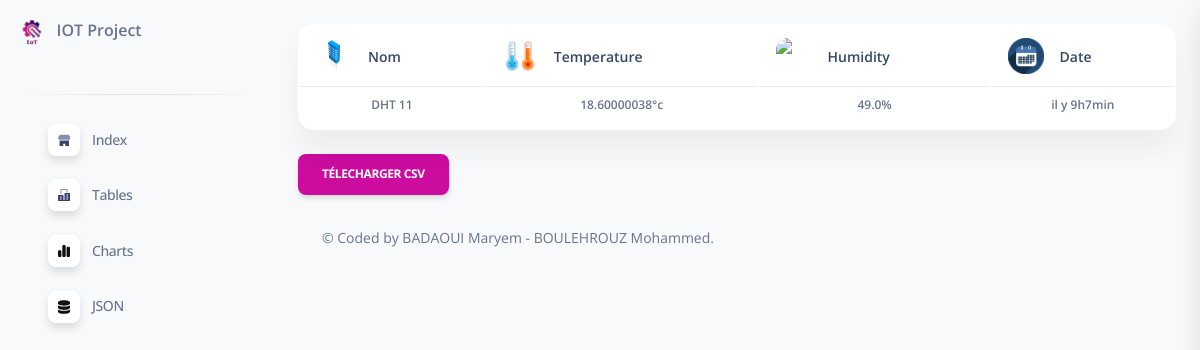
Page /tables/ on the earlier database version.
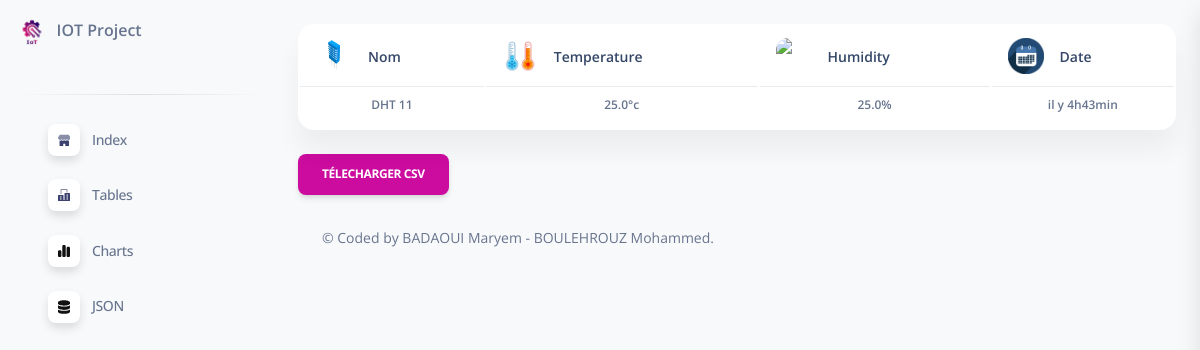
Same page on the later database version.
### DHT/models.py (models this page shows, shortened)
class Dht11(models.Model):
    temp = models.FloatField(null=True)
    hum = models.FloatField(null=True)
    dt = models.DateTimeField(auto_now_add=True,null=True)

### DHT/views.py (the view)
# urls.py: path('tables/',views.table,name='value'),
def table(request):
    derniere_ligne = Dht11.objects.last()
    derniere_date = Dht11.objects.last().dt
    delta_temps = timezone.now() - derniere_date
    difference_minutes = delta_temps.seconds // 60
    temps_ecoule = ' il y a ' + str(difference_minutes) + ' min'
    if difference_minutes > 60:
        temps_ecoule = 'il y ' + str(difference_minutes // 60) + 'h' + str(difference_minutes % 60) + 'min'
    valeurs = {'date': temps_ecoule, 'id': derniere_ligne.id, 'temp': derniere_ligne.temp, 'hum': derniere_ligne.hum}
    return render(request, 'value.html', {'valeurs': valeurs})

### template/value.html (shortened to what this page needs)
{% extends 'layouts/base.html' %}
{% load static %}
{% block content %}
<div class="container-fluid py-4">
  <div class="row">
    <div class="col-12">
      <div class="card mb-4">
        <div class="card-body px-0 pt-0 pb-2">
          <div class="table-responsive p-0">
            <table class="table align-items-center mb-0">
              <tbody>
                <tr>
                  <td>
                    <div class="d-flex px-2 py-1">
                      <div>
                        <img src="{% static 'img/dht.png' %}" class="avatar avatar-sm me-3 text-center" alt="dht">
                      </div>
                      <div class="d-flex flex-column justify-content-center">
                        <h6 class="mb-0 text-sm text-center">Nom</h6>
                      </div>
                    </div>
                  </td>
                  <td>
                    <div class="d-flex px-2 py-1">
                      <div>
                        <img src="{% static 'img/temperature.png' %}" class="avatar avatar-sm me-3 text-center" alt="Temperature">
                      </div>
                      <div class="d-flex flex-column justify-content-center">
                        <h6 class="mb-0 text-sm text-center">Temperature</h6>
                      </div>
                    </div>
                  </td>
                  <td>
                    <div class="d-flex px-2 py-1">
                      <div>
                        <img src="{% static 'img/humidity.png' %}" class="avatar avatar-sm me-3 text-center" alt="Humidity">
                      </div>
                      <div class="d-flex flex-column justify-content-center">
                        <h6 class="mb-0 text-sm text-center">Humidity</h6>
                      </div>
                    </div>
                  </td>
                  <td>
                    <div class="d-flex px-2 py-1">
                      <div>
                        <img src="{% static 'img/date.png' %}" class="avatar avatar-sm me-3 text-center" alt="Date">
                      </div>
                      <div class="d-flex flex-column justify-content-center">
                        <h6 class="mb-0 text-sm text-center">Date</h6>
                      </div>
                    </div>
                  </td>
                </tr>
                <tr>
                  <td>
                    <p class="text-xs font-weight-bold mb-0 text-center">DHT 11</p>
                  </td>
                  <td>
                    <p class="text-xs font-weight-bold mb-0 text-center">{{ valeurs.temp }}°c</p>
                  </td>
                  <td>
                    <p class="text-xs font-weight-bold mb-0 text-center">{{ valeurs.hum }}%</p>
                  </td>
                  <td>
                    <p class="text-xs font-weight-bold mb-0 text-center">{{ valeurs.date }}</p>
                  </td>
                </tr>
              </tbody>
            </table>
          </div>
        </div>
      </div>
    </div>
  </div>
    <button id='csv' class="btn btn-primary">Télecharger csv</button>
{% include "includes/footer.html" %}
  </div>
{% endblock content %}

Differences in the rows shown:
no longer on this page (row unchanged): Dht11: temp "18.60000038", hum "49.0"
added Dht11: temp "25.0", hum "25.0"
Other differences:
{{ valeurs.date }}: "il y 9h7min" → "il y 4h43min"
